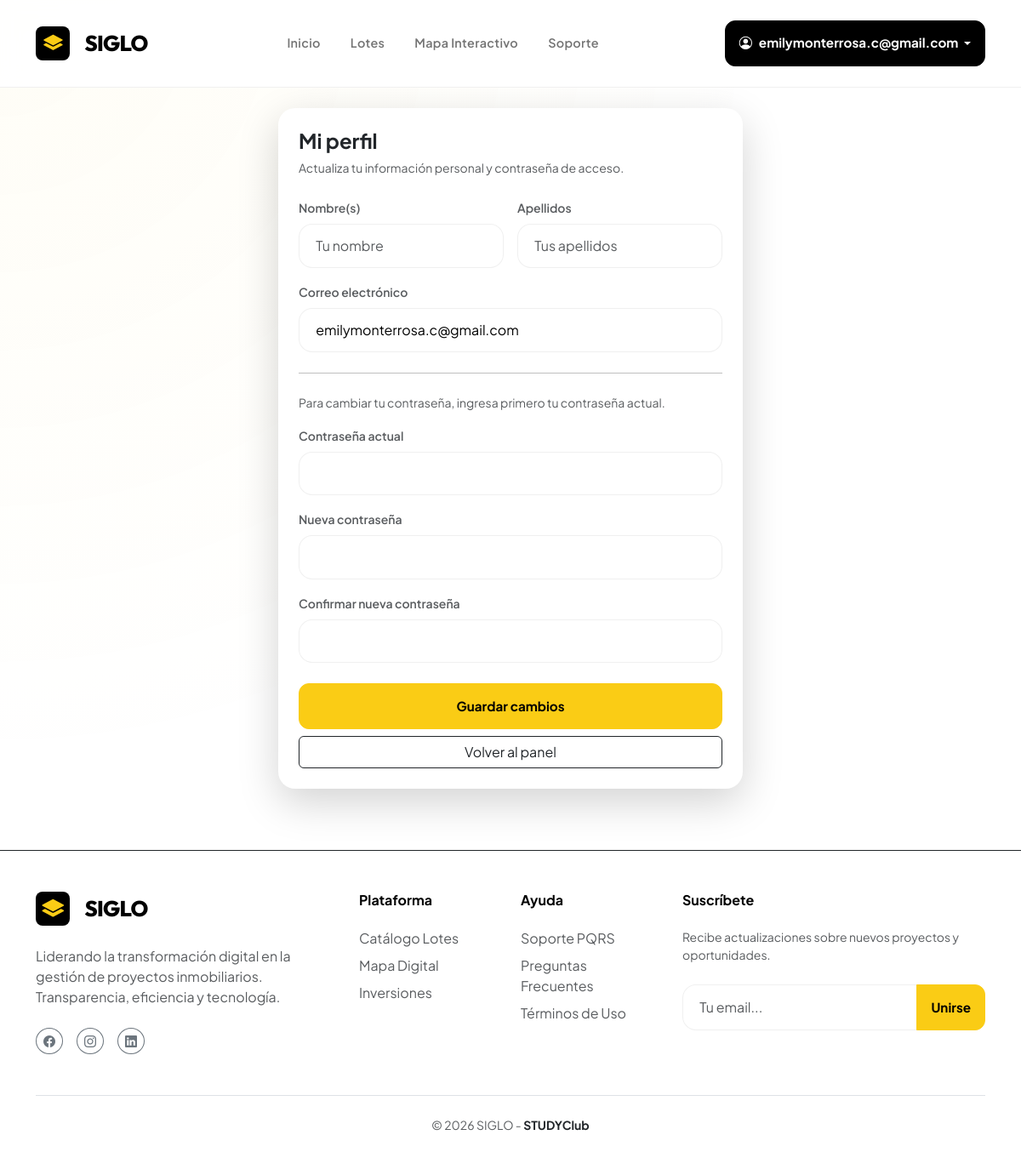
Page /perfil/ (signed in) on the committed database.
### USERS/models.py (models this page shows)
class User(AbstractUser):
    ROLE_CHOICES = (
        ('ADMIN', 'Administrador'),
        ('CLIENT', 'Cliente'),
    )
    role = models.CharField(max_length=10, choices=ROLE_CHOICES, default='CLIENT')

### USERS/views.py (the view, shortened to what this page needs)
# urls.py: path('perfil/', profile_view, name='profile'),
@login_required
def profile_view(request):
    user = request.user
    context = {
        "form": {
            "email": user.email,
            "first_name": user.first_name,
            "last_name": user.last_name,
        }
    }
    return render(request, "users/profile.html", context)

### USERS/templates/users/profile.html (shortened to what this page needs)
{% extends "index.html" %}
{% block content %}
<div class="container py-4">
    <div class="row justify-content-center">
        <div class="col-md-6" data-aos="fade-up">
            <div class="premium-card border-0 shadow-lg p-4">
                <h1 class="h4 fw-bold text-dark mb-2">Mi perfil</h1>
                <p class="text-muted small mb-4">Actualiza tu información personal y contraseña de acceso.</p>
                <form method="post" novalidate>
                    <div class="row g-3">
                        <div class="col-md-6">
                            <label class="form-label small fw-semibold text-muted">Nombre(s)</label>
                            <input type="text" name="first_name" class="form-control"
                                value="{{ form.first_name }}" placeholder="Tu nombre">
                        </div>
                        <div class="col-md-6">
                            <label class="form-label small fw-semibold text-muted">Apellidos</label>
                            <input type="text" name="last_name" class="form-control"
                                value="{{ form.last_name }}" placeholder="Tus apellidos">
                        </div>
                        <div class="col-12">
                            <label class="form-label small fw-semibold text-muted">Correo electrónico</label>
                            <input type="email" name="email" class="form-control"
                                value="{{ form.email }}" required>
                        </div>
                    </div>
                    <hr class="my-4">
                    <p class="small text-muted mb-3">
                        Para cambiar tu contraseña, ingresa primero tu contraseña actual.
                    </p>
                    <div class="mb-3">
                        <label class="form-label small fw-semibold text-muted">Contraseña actual</label>
                        <input type="password" name="current_password" class="form-control" autocomplete="current-password">
                    </div>
                    <div class="mb-3">
                        <label class="form-label small fw-semibold text-muted">Nueva contraseña</label>
                        <input type="password" name="new_password" class="form-control" autocomplete="new-password">
                    </div>
                    <div class="mb-4">
                        <label class="form-label small fw-semibold text-muted">Confirmar nueva contraseña</label>
                        <input type="password" name="confirm_password" class="form-control" autocomplete="new-password">
                    </div>
                    <div class="d-grid gap-2">
                        <button type="submit" class="btn btn-accent">
                            Guardar cambios
                        </button>
                        <a href="{% url 'dashboard' %}" class="btn btn-outline-dark">
                            Volver al panel
                        </a>
                    </div>
                </form>
            </div>
        </div>
    </div>
</div>
{% endblock %}

### templates/index.html (shortened to what this page needs)
<!DOCTYPE html>
<html>
<head>
    <link href="https://cdn.jsdelivr.net/npm/bootstrap@5.3.2/dist/css/bootstrap.min.css" rel="stylesheet">
    <link rel="stylesheet" href="https://unpkg.com/leaflet/dist/leaflet.css" />
    <link rel="stylesheet" href="https://cdn.jsdelivr.net/npm/bootstrap-icons@1.11.1/font/bootstrap-icons.css">
    <link rel="stylesheet" href="https://unpkg.com/aos@next/dist/aos.css" />
</head>
<body>
    <nav class="navbar navbar-expand-lg navbar-light px-4">
        <div class="container">
            <a class="navbar-brand d-flex align-items-center" href="{% url 'dashboard' %}">
                <div class="brand-logo me-2">
                    <i class="bi bi-layers-fill" style="font-size: 1.4rem;"></i>
                </div>
                <span>SIGLO</span>
            </a>
            <div class="collapse navbar-collapse" id="mainNavbar">
                <ul class="navbar-nav mx-auto mb-2 mb-lg-0">
                    <li class="nav-item">
                        <a class="nav-link" href="{% url 'dashboard' %}">Inicio</a>
                    </li>
                    <li class="nav-item">
                        <a class="nav-link" href="{% url 'lot_list' %}">Lotes</a>
                    </li>
                    <li class="nav-item">
                        <a class="nav-link" href="{% url 'lot_map' %}">Mapa Interactivo</a>
                    </li>
                    <li class="nav-item">
                        <a class="nav-link" href="{% url 'pqrs_create' %}">Soporte</a>
                    </li>
                </ul>
                <div class="d-flex align-items-center gap-3">
                    {% if user.is_authenticated %}
                    <div class="dropdown">
                        <button class="btn btn-premium btn-sm dropdown-toggle px-3" type="button"
                            data-bs-toggle="dropdown">
                            <i class="bi bi-person-circle me-2"></i>{{ user.username }}
                        </button>
                    </div>
                    {% else %}
                    <a href="{% url 'login' %}"
                        class="btn btn-link text-secondary fw-bold text-decoration-none px-3">Ingresar</a>
                    <a href="{% url 'register' %}" class="btn btn-accent px-4 py-2">Empezar Ahora</a>
                    {% endif %}
                </div>
            </div>
        </div>
    </nav>
    <main class="flex-grow-1">
        {% block content %}{% endblock %}
    </main>
    {% block footer %}
    <footer class="py-5 mt-5 border-top border-dark border-opacity-5" style="background: white;">
        <div class="container">
            <div class="row g-4 mb-5">
                <div class="col-lg-4">
                    <a class="navbar-brand d-flex align-items-center mb-4" href="#">
                        <div class="brand-logo me-2">
                            <i class="bi bi-layers-fill"></i>
                        </div>
                        <span>SIGLO</span>
                    </a>
                    <p class="text-muted mb-4 pe-lg-5">Liderando la transformación digital en la gestión de proyectos
                        inmobiliarios. Transparencia, eficiencia y tecnología.</p>
                    <div class="d-flex gap-3">
                        <a href="#" class="btn btn-sm btn-outline-secondary rounded-circle px-2"><i
                                class="bi bi-facebook"></i></a>
                        <a href="#" class="btn btn-sm btn-outline-secondary rounded-circle px-2"><i
                                class="bi bi-instagram"></i></a>
                        <a href="#" class="btn btn-sm btn-outline-secondary rounded-circle px-2"><i
                                class="bi bi-linkedin"></i></a>
                    </div>
                </div>
                <div class="col-6 col-lg-2">
                    <h6 class="fw-bold mb-4">Plataforma</h6>
                    <ul class="list-unstyled d-grid gap-2">
                        <li><a href="{% url 'lot_list' %}" class="text-muted text-decoration-none">Catálogo Lotes</a>
                        </li>
                        <li><a href="{% url 'lot_map' %}" class="text-muted text-decoration-none">Mapa Digital</a></li>
                        <li><a href="#" class="text-muted text-decoration-none">Inversiones</a></li>
                    </ul>
                </div>
                <div class="col-6 col-lg-2">
                    <h6 class="fw-bold mb-4">Ayuda</h6>
                    <ul class="list-unstyled d-grid gap-2">
                        <li><a href="{% url 'pqrs_create' %}" class="text-muted text-decoration-none">Soporte PQRS</a>
                        </li>
                        <li><a href="#" class="text-muted text-decoration-none">Preguntas Frecuentes</a></li>
                        <li><a href="#" class="text-muted text-decoration-none">Términos de Uso</a></li>
                    </ul>
                </div>
                <div class="col-lg-4">
                    <h6 class="fw-bold mb-4">Suscríbete</h6>
                    <p class="text-muted small mb-4">Recibe actualizaciones sobre nuevos proyectos y oportunidades.</p>
                    <div class="input-group">
                        <input type="text" class="form-control" placeholder="Tu email...">
                        <button class="btn btn-accent px-3">Unirse</button>
                    </div>
                </div>
            </div>
            <div class="pt-4 border-top text-center">
                <p class="text-muted small mb-0">&copy; 2026 SIGLO - <span class="text-dark fw-bold">STUDYClub</span>
                </p>
            </div>
        </div>
    </footer>
    {% endblock %}
</body>
</html>

### templates/index.html (style rules this page uses)
:root { --primary: #FACC15; --primary-rgb: 250, 204, 21; --secondary: #000000; --secondary-rgb: 0, 0, 0; --accent: #171717; --bg-body: #FFFFFF; --bg-glass: rgba(255, 255, 255, 0.9); --text-main: #000000; --text-muted: #737373; --glass-border: rgba(0, 0, 0, 0.06); --premium-shadow: 0 4px 20px rgba(0, 0, 0, 0.05); --transition: all 0.3s cubic-bezier(0.4, 0, 0.2, 1); }
html { scroll-behavior: smooth; }
body { background-color: var(--bg-body); color: var(--text-main); font-family: 'Plus Jakarta Sans', sans-serif; overflow-x: hidden; -webkit-font-smoothing: antialiased; min-height: 100vh; display: flex; flex-direction: column; }
.navbar { backdrop-filter: blur(10px); -webkit-backdrop-filter: blur(10px); background: var(--bg-glass); border-bottom: 1px solid var(--glass-border); padding: 1.5rem 0; transition: var(--transition); position: sticky; top: 0; z-index: 1000; }
.navbar-brand { font-family: 'Outfit', sans-serif; font-weight: 800; font-size: 1.6rem; letter-spacing: -0.03em; color: var(--secondary) !important; gap: 0.6rem; }
.brand-logo { width: 40px; height: 40px; background: var(--secondary); border-radius: 8px; display: flex; align-items: center; justify-content: center; color: var(--primary); transition: var(--transition); }
.nav-link { color: var(--text-muted) !important; font-weight: 600; font-size: 0.9rem; padding: 0.5rem 1rem !important; border-radius: 6px; transition: var(--transition); margin: 0 0.1rem; letter-spacing: 0.02em; }
.premium-card { background: white; border: 1px solid var(--glass-border); border-radius: 1.25rem; padding: 2.5rem; box-shadow: var(--premium-shadow); transition: var(--transition); position: relative; }
.btn-premium { background: var(--secondary); color: white !important; font-weight: 700; padding: 0.9rem 2.2rem; border-radius: 0.75rem; border: 1px solid var(--secondary); transition: var(--transition); font-size: 0.95rem; }
.btn-accent { background: var(--primary); color: var(--secondary) !important; font-weight: 700; padding: 0.9rem 2.2rem; border-radius: 0.75rem; border: 1px solid var(--primary); transition: var(--transition); font-size: 0.95rem; }
input[type="text"], input[type="password"], input[type="email"], input[type="number"], input[type="tel"], input[type="url"], textarea, select { width: 100%; border-radius: 1rem; padding: 0.8rem 1.2rem; border: 1px solid var(--glass-border); background: white; color: var(--text-main); transition: var(--transition); }

### rows in the picture
User: username "emilymonterrosa.c@gmail.com", email "emilymonterrosa.c@gmail.com"
